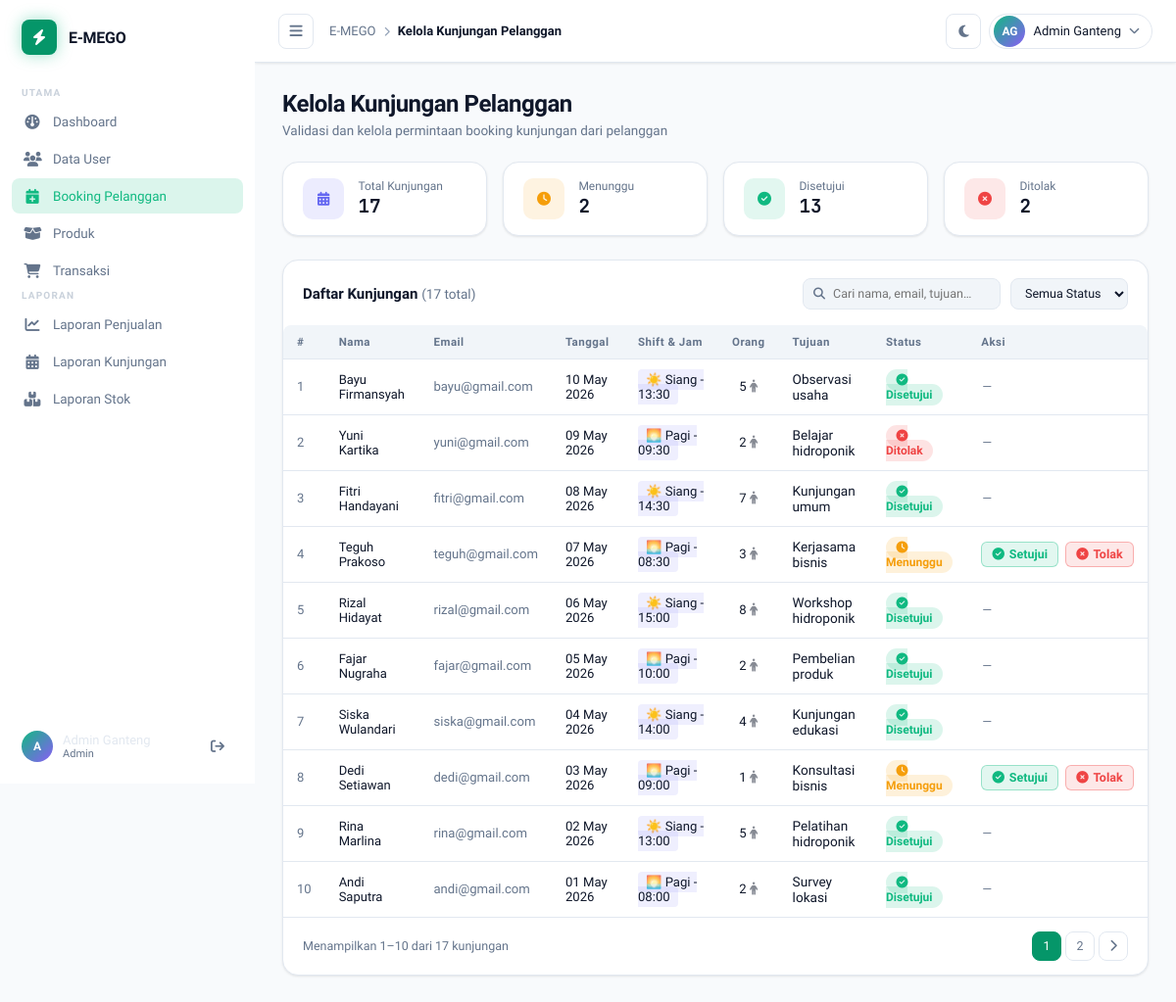
Screenshot of /admin/kelola_kunjungan_pelanggan.php (signed in) with the database file from the repository.
### tables this page shows
CREATE TABLE `kunjungan` (
  `id` int(10) UNSIGNED NOT NULL,
  `nama_pengunjung` varchar(100) NOT NULL,
  `email` varchar(255) DEFAULT NULL,
  `tanggal_kunjungan` date NOT NULL,
  `shift` enum('pagi','siang') DEFAULT 'pagi',
  `jam` varchar(50) DEFAULT '09:00',
  `jumlah_orang` int(11) DEFAULT 1,
  `tujuan` varchar(255) NOT NULL,
  `status` enum('pending','approved','rejected') DEFAULT 'pending',
  `created_at` timestamp NOT NULL DEFAULT current_timestamp()
);

### admin/kelola_kunjungan_pelanggan.php (the view, shortened to what this page needs)
<?php
require_once __DIR__ . '/../config.php';
$search       = trim($_GET['q'] ?? '');
$statusFilter = $_GET['status'] ?? '';
$page         = max(1, (int) ($_GET['page'] ?? 1));
$limit        = 10;
$offset       = ($page - 1) * $limit;
$where  = "WHERE 1=1";
$params = [];
$totalStmt = $pdo->prepare("SELECT COUNT(*) FROM kunjungan $where");
$totalStmt->execute($params);
$total     = (int) $totalStmt->fetchColumn();
$totalPage = (int) ceil($total / $limit);
$dataStmt = $pdo->prepare("
    SELECT id, nama_pengunjung, email, tanggal_kunjungan, shift, jam, jumlah_orang, tujuan, status, created_at
    FROM kunjungan
    $where
    ORDER BY id DESC
    LIMIT $limit OFFSET $offset
");
$dataStmt->execute($params);
$kunjungan = $dataStmt->fetchAll();
$stmtStat = $pdo->query("
    SELECT
        COUNT(*) AS total,
        SUM(status = 'pending')  AS pending,
        SUM(status = 'approved') AS approved,
        SUM(status = 'rejected') AS rejected
    FROM kunjungan
");
$stat = $stmtStat->fetch();
function badgeStyle(string $status): string {
    return match($status) {
        'pending'  => 'background:rgba(245,158,11,.15);color:#f59e0b',
        'approved' => 'background:rgba(16,185,129,.15);color:#10b981',
        'rejected' => 'background:rgba(239,68,68,.15);color:#ef4444',
        default    => 'background:rgba(100,116,139,.15);color:#64748b',
    };
}
function statusIcon(string $status): string {
    return match($status) {
        'pending'  => 'fa-clock',
        'approved' => 'fa-circle-check',
        'rejected' => 'fa-circle-xmark',
        default    => 'fa-circle',
    };
}
function statusLabel(string $status): string {
    return match($status) {
        'pending'  => 'Menunggu',
        'approved' => 'Disetujui',
        'rejected' => 'Ditolak',
        default    => ucfirst($status),
    };
}
function initials(string $name): string {
    $parts = explode(' ', trim($name));
    $init  = strtoupper(substr($parts[0], 0, 1));
    if (isset($parts[1])) $init .= strtoupper(substr($parts[1], 0, 1));
    return $init;
}
?>
<!DOCTYPE html>
<html lang="id">
<head>
    <link rel="stylesheet" href="https://cdnjs.cloudflare.com/ajax/libs/font-awesome/6.5.0/css/all.min.css" />
    <link rel="stylesheet" href="../css/style.css" />
</head>
<body>
    <?php include '../layout/sidebar.php'; ?>
    <div class="main-wrapper" id="mainWrapper">
        <header class="navbar">
            <div class="navbar-left">
                <button class="btn-toggle" id="sidebarToggle" aria-label="Toggle Sidebar">
                    <i class="fa-solid fa-bars"></i>
                </button>
                <div class="breadcrumb">
                    <span class="breadcrumb-root">E-MEGO</span>
                    <i class="fa-solid fa-chevron-right"></i>
                    <span class="breadcrumb-current">Kelola Kunjungan Pelanggan</span>
                </div>
            </div>
            <div class="navbar-right">
                <button class="icon-btn" title="Mode Gelap" id="themeToggle">
                    <i class="fa-solid fa-moon"></i>
                </button>
                <div class="profile-dropdown" id="profileDropdown">
                    <button class="profile-trigger" id="profileTrigger">
                        <div class="user-avatar"><?= initials($_SESSION['user_name'] ?? 'AD') ?></div>
                        <span class="profile-name"><?= htmlspecialchars($_SESSION['user_name'] ?? 'Admin') ?></span>
                        <i class="fa-solid fa-chevron-down"></i>
                    </button>
                </div>
            </div>
        </header>
        <main class="content" id="contentArea">
            <section class="page active">
                <div class="page-header">
                    <div>
                        <h1 class="page-title">Kelola Kunjungan Pelanggan</h1>
                        <p class="page-subtitle">Validasi dan kelola permintaan booking kunjungan dari pelanggan</p>
                    </div>
                </div>
                <div style="display:grid;grid-template-columns:repeat(auto-fit,minmax(160px,1fr));gap:1rem;margin-bottom:1.5rem">
                    <div class="card" style="padding:1rem 1.25rem;display:flex;align-items:center;gap:.9rem">
                        <div style="width:42px;height:42px;border-radius:10px;background:rgba(99,102,241,.12);display:flex;align-items:center;justify-content:center;flex-shrink:0">
                            <i class="fa-solid fa-calendar-days" style="color:var(--primary-color)"></i>
                        </div>
                        <div>
                            <p style="font-size:.75rem;color:var(--text-muted);margin:0">Total Kunjungan</p>
                            <p style="font-weight:700;font-size:1.2rem;margin:0;font-family:'JetBrains Mono',monospace"><?= $stat['total'] ?></p>
                        </div>
                    </div>
                    <div class="card" style="padding:1rem 1.25rem;display:flex;align-items:center;gap:.9rem">
                        <div style="width:42px;height:42px;border-radius:10px;background:rgba(245,158,11,.12);display:flex;align-items:center;justify-content:center;flex-shrink:0">
                            <i class="fa-solid fa-clock" style="color:#f59e0b"></i>
                        </div>
                        <div>
                            <p style="font-size:.75rem;color:var(--text-muted);margin:0">Menunggu</p>
                            <p style="font-weight:700;font-size:1.2rem;margin:0;font-family:'JetBrains Mono',monospace"><?= $stat['pending'] ?></p>
                        </div>
                    </div>
                    <div class="card" style="padding:1rem 1.25rem;display:flex;align-items:center;gap:.9rem">
                        <div style="width:42px;height:42px;border-radius:10px;background:rgba(16,185,129,.12);display:flex;align-items:center;justify-content:center;flex-shrink:0">
                            <i class="fa-solid fa-circle-check" style="color:#10b981"></i>
                        </div>
                        <div>
                            <p style="font-size:.75rem;color:var(--text-muted);margin:0">Disetujui</p>
                            <p style="font-weight:700;font-size:1.2rem;margin:0;font-family:'JetBrains Mono',monospace"><?= $stat['approved'] ?></p>
                        </div>
                    </div>
                    <div class="card" style="padding:1rem 1.25rem;display:flex;align-items:center;gap:.9rem">
                        <div style="width:42px;height:42px;border-radius:10px;background:rgba(239,68,68,.12);display:flex;align-items:center;justify-content:center;flex-shrink:0">
                            <i class="fa-solid fa-circle-xmark" style="color:#ef4444"></i>
                        </div>
                        <div>
                            <p style="font-size:.75rem;color:var(--text-muted);margin:0">Ditolak</p>
                            <p style="font-weight:700;font-size:1.2rem;margin:0;font-family:'JetBrains Mono',monospace"><?= $stat['rejected'] ?></p>
                        </div>
                    </div>
                </div>
                <div class="card table-card">
                    <div class="card-header">
                        <h3>Daftar Kunjungan <span style="color:var(--text-muted);font-weight:400;font-size:.85rem">(<?= $total ?> total)</span></h3>
                        <div class="table-controls">
                            <form method="GET" action="kelola_kunjungan_pelanggan.php" style="display:contents">
                                <div class="search-mini">
                                    <i class="fa-solid fa-magnifying-glass"></i>
                                    <input type="text" name="q" placeholder="Cari nama, email, tujuan…" value="<?= htmlspecialchars($search) ?>" />
                                </div>
                                <select class="select-sm" name="status" onchange="this.form.submit()">
                                    <option value="">Semua Status</option>
                                </select>
                            </form>
                        </div>
                    </div>
                    <div class="table-wrapper">
                        <table class="data-table">
                            <thead>
                                <tr>
                                    <th>#</th>
                                    <th>Nama</th>
                                    <th>Email</th>
                                    <th>Tanggal</th>
                                    <th>Shift & Jam</th>
                                    <th>Orang</th>
                                    <th>Tujuan</th>
                                    <th>Status</th>
                                    <th>Aksi</th>
                                </tr>
                            </thead>
                            <tbody>
                                <?php if (empty($kunjungan)): ?>
                                    <tr>
                                        <td colspan="9" style="text-align:center;padding:2rem;color:var(--text-muted)">
                                            <i class="fa-solid fa-calendar-days" style="font-size:2rem;margin-bottom:.5rem;display:block;opacity:.3"></i>
                                            Tidak ada data kunjungan ditemukan.
                                        </td>
                                    </tr>
                                <?php else: ?>
                                    <?php foreach ($kunjungan as $i => $k): ?>
                                        <tr>
                                            <td style="color:var(--text-muted)"><?= $offset + $i + 1 ?></td>
                                            <td style="font-weight:500"><?= htmlspecialchars($k['nama_pengunjung']) ?></td>
                                            <td style="font-size:.82rem;color:var(--text-muted)"><?= htmlspecialchars($k['email']) ?></td>
                                            <td style="font-size:.82rem"><?= date('d M Y', strtotime($k['tanggal_kunjungan'])) ?></td>
                                            <td style="font-size:.82rem">
                                                <span style="background:rgba(99,102,241,.1);padding:.2rem .5rem;border-radius:4px">
                                                    <?= $k['shift'] === 'pagi' ? '🌅' : '☀️' ?>
                                                    <?= ucfirst($k['shift']) ?> - <?= $k['jam'] ?>
                                                </span>
                                            </td>
                                            <td style="font-size:.82rem;font-weight:500;text-align:center"><?= $k['jumlah_orang'] ?> <i class="fa-solid fa-person" style="opacity:.5"></i></td>
                                            <td style="font-size:.85rem"><?= htmlspecialchars($k['tujuan']) ?></td>
                                            <td>
                                                <span style="<?= badgeStyle($k['status']) ?>;padding:.25rem .65rem;border-radius:20px;font-size:.75rem;font-weight:600">
                                                    <i class="fa-solid <?= statusIcon($k['status']) ?>"></i>
                                                    <?= statusLabel($k['status']) ?>
                                                </span>
                                            </td>
                                            <td>
                                                <?php if ($k['status'] === 'pending'): ?>
                                                    <div style="display:flex;gap:.4rem;align-items:center;flex-wrap:nowrap">
                                                        <a href="kelola_kunjungan_pelanggan.php?setujui=<?= $k['id'] ?><?= $search ? '&q='.urlencode($search) : '' ?><?= $statusFilter ? '&status='.$statusFilter : '' ?>"
                                                           style="display:inline-flex;align-items:center;gap:.3rem;padding:.3rem .65rem;font-size:.78rem;font-weight:600;background:rgba(16,185,129,.12);color:#10b981;border:1px solid rgba(16,185,129,.35);border-radius:6px;text-decoration:none;white-space:nowrap;transition:background .15s,transform .1s"
                                                           title="Setujui kunjungan ini"
                                                           onclick="return confirm('Setujui kunjungan ini?')"
                                                           onmouseover="this.style.background='rgba(16,185,129,.25)'"
                                                           onmouseout="this.style.background='rgba(16,185,129,.12)'">
                                                            <i class="fa-solid fa-circle-check"></i> Setujui
                                                        </a>
                                                        <a href="kelola_kunjungan_pelanggan.php?tolak=<?= $k['id'] ?><?= $search ? '&q='.urlencode($search) : '' ?><?= $statusFilter ? '&status='.$statusFilter : '' ?>"
                                                           style="display:inline-flex;align-items:center;gap:.3rem;padding:.3rem .65rem;font-size:.78rem;font-weight:600;background:rgba(239,68,68,.12);color:#ef4444;border:1px solid rgba(239,68,68,.35);border-radius:6px;text-decoration:none;white-space:nowrap;transition:background .15s,transform .1s"
                                                           title="Tolak kunjungan ini"
                                                           onclick="return confirm('Tolak kunjungan ini?')"
                                                           onmouseover="this.style.background='rgba(239,68,68,.25)'"
                                                           onmouseout="this.style.background='rgba(239,68,68,.12)'">
                                                            <i class="fa-solid fa-circle-xmark"></i> Tolak
                                                        </a>
                                                    </div>
                                                <?php else: ?>
                                                    <span style="font-size:.78rem;color:var(--text-muted);font-style:italic">—</span>
                                                <?php endif; ?>
                                            </td>
                                        </tr>
                                    <?php endforeach; ?>
                                <?php endif; ?>
                            </tbody>
                        </table>
                    </div>
                    <?php if ($totalPage > 1): ?>
                        <div class="table-footer">
                            <span class="table-info">
                                Menampilkan <?= $offset + 1 ?>–<?= min($offset + $limit, $total) ?> dari <?= $total ?> kunjungan
                            </span>
                            <div class="pagination">
                                <?php for ($p = 1; $p <= $totalPage; $p++): ?>
                                    <a href="?page=<?= $p ?>&q=<?= urlencode($search) ?>&status=<?= $statusFilter ?>"
                                        class="page-btn <?= $p === $page ? 'active' : '' ?>">
                                        <?= $p ?>
                                    </a>
                                <?php endfor; ?>
                                <?php if ($page < $totalPage): ?>
                                    <a href="?page=<?= $page+1 ?>&q=<?= urlencode($search) ?>&status=<?= $statusFilter ?>" class="page-btn">
                                        <i class="fa-solid fa-chevron-right"></i>
                                    </a>
                                <?php endif; ?>
                            </div>
                        </div>
                    <?php endif; ?>
                </div>
            </section>
        </main>
    </div>
</body>
</html>

### rows the page displays
kunjungan: i "1", nama_pengunjung "Bayu Firmansyah", email "bayu@gmail.com", tanggal_kunjungan "10 May 2026", shift "Siang", jam "13:30", jumlah_orang "5", tujuan "Observasi usaha", status "Disetujui"
kunjungan: i "2", nama_pengunjung "Yuni Kartika", email "yuni@gmail.com", tanggal_kunjungan "09 May 2026", shift "Pagi", jam "09:30", jumlah_orang "2", tujuan "Belajar hidroponik", status "Ditolak"
kunjungan: i "3", nama_pengunjung "Fitri Handayani", email "fitri@gmail.com", tanggal_kunjungan "08 May 2026", shift "Siang", jam "14:30", jumlah_orang "7", tujuan "Kunjungan umum", status "Disetujui"
kunjungan: i "4", nama_pengunjung "Teguh Prakoso", email "teguh@gmail.com", tanggal_kunjungan "07 May 2026", shift "Pagi", jam "08:30", jumlah_orang "3", tujuan "Kerjasama bisnis", status "Menunggu"
kunjungan: i "5", nama_pengunjung "Rizal Hidayat", email "rizal@gmail.com", tanggal_kunjungan "06 May 2026", shift "Siang", jam "15:00", jumlah_orang "8", tujuan "Workshop hidroponik", status "Disetujui"
kunjungan: i "6", nama_pengunjung "Fajar Nugraha", email "fajar@gmail.com", tanggal_kunjungan "05 May 2026", shift "Pagi", jam "10:00", jumlah_orang "2", tujuan "Pembelian produk", status "Disetujui"
kunjungan: i "7", nama_pengunjung "Siska Wulandari", email "siska@gmail.com", tanggal_kunjungan "04 May 2026", shift "Siang", jam "14:00", jumlah_orang "4", tujuan "Kunjungan edukasi", status "Disetujui"
kunjungan: i "8", nama_pengunjung "Dedi Setiawan", email "dedi@gmail.com", tanggal_kunjungan "03 May 2026", shift "Pagi", jam "09:00", jumlah_orang "1", tujuan "Konsultasi bisnis", status "Menunggu"
kunjungan: i "9", nama_pengunjung "Rina Marlina", email "rina@gmail.com", tanggal_kunjungan "02 May 2026", shift "Siang", jam "13:00", jumlah_orang "5", tujuan "Pelatihan hidroponik", status "Disetujui"
kunjungan: i "10", nama_pengunjung "Andi Saputra", email "andi@gmail.com", tanggal_kunjungan "01 May 2026", shift "Pagi", jam "08:00", jumlah_orang "2", tujuan "Survey lokasi", status "Disetujui"

### other values shown
substr($_SESSION['user_name'] ?? 'A', 0, 1) "A"
$_SESSION['user_name'] "Admin Ganteng"
$role "Admin"
initials($_SESSION['user_name'] ?? 'AD') "AG"
$stat['total'] "17"
$stat['pending'] "2"
$stat['approved'] "13"
$stat['rejected'] "2"
$total "17"
$offset + 1 "1"
min($offset + $limit, $total) "10"
